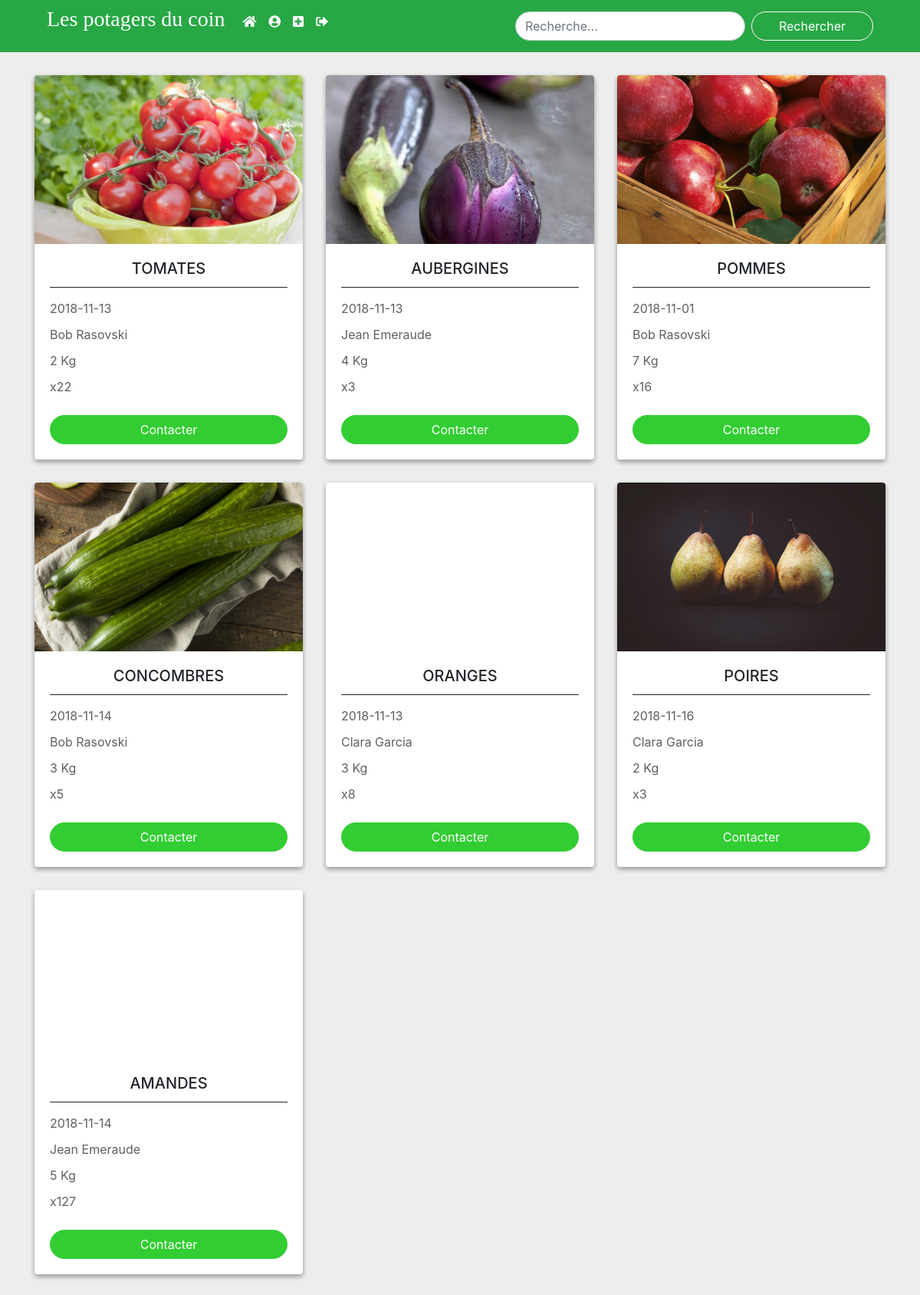
/profil.php, run on the app's committed database.
### tables this page shows
CREATE TABLE `advert` (
  `ID` int(11) NOT NULL,
  `img_advert` text NOT NULL,
  `title` text NOT NULL,
  `date` date NOT NULL,
  `number` int(4) NOT NULL,
  `weight` int(11) NOT NULL,
  `autor` int(11) NOT NULL
);

### listadvert.php (the view, shortened to what this page needs)
<?php
    $sql = 'SELECT title, date, number, weight, img_advert, CONCAT(profil.firstname, " ",profil.lastname) autor FROM advert a INNER JOIN profil ON profil.ID = a.autor WHERE 1';
        $req = $db->prepare($sql);
        $req->execute();
        $results = $req->fetchAll(PDO::FETCH_ASSOC);
?>
<div class="row">
    <?php for ($i = 0; $i < sizeof($results); $i++)
        {
            $keys = array_keys($results[$i]); ?>
    <div class="col-sm-4">
        <div class="card">
        <div class="card-img" style="background-image:url(<?php echo $results[$i]["img_advert"];?>)">
        </div>
          <div class="card-body">
            <h5 class="card-title"><?php echo $results[$i]["title"]; ?></h5>
            <div class="infoAdvert">
                <p class="card-text"><?php echo $results[$i]["date"] ?></p>
                <p class="card-text"><?php echo $results[$i]["autor"]; ?></p>
                <p class="card-text"><?php echo $results[$i]["weight"]; ?> Kg</p>
                <p class="card-text">x<?php echo $results[$i]["number"]; ?></p>
            </div>
            <a href="profil.php?autor" class="btn btn-primary">Contacter</a>
          </div>
        </div>
    </div>
    <?php } ?>
</div>

### public/style/style.css (style rules this page uses)
.home { background-color: #ecedec; overflow-x: hidden; }
.card-img { width: 100%; height: 220px; background-repeat: no-repeat; background-size: cover; background-position: center center; border-radius: 4px 4px 0 0; }
.card { margin-bottom: 30px; box-shadow: 0 3px 6px rgba(0,0,0,0.16), 0 3px 6px rgba(0,0,0,0.23); border:0!important; }
.card-title { margin:0; }
.card-text { margin:0; }
.btn-primary { border-color: #32CD32; background-color: #32CD32; border-radius: 50px; display: block; }
.infoAdvert { padding: 15px 0px; }
.infoAdvert p { padding-bottom:10px; }
h5 { text-transform: uppercase; border-bottom: 1px solid; text-align: center; padding-bottom: 12px; }
p { color: #5f5f5f; }

### data on the page
advert: img_advert (picture), title "TOMATES", date "2018-11-13", autor "Bob Rasovski", weight "2", number "22"
advert: img_advert (picture), title "AUBERGINES", date "2018-11-13", autor "Jean Emeraude", weight "4", number "3"
advert: img_advert (picture), title "POMMES", date "2018-11-01", autor "Bob Rasovski", weight "7", number "16"
advert: img_advert (picture), title "CONCOMBRES", date "2018-11-14", autor "Bob Rasovski", weight "3", number "5"
advert: title "ORANGES", date "2018-11-13", autor "Clara Garcia", weight "3", number "8"
advert: img_advert (picture), title "POIRES", date "2018-11-16", autor "Clara Garcia", weight "2", number "3"
advert: title "AMANDES", date "2018-11-14", autor "Jean Emeraude", weight "5", number "127"
